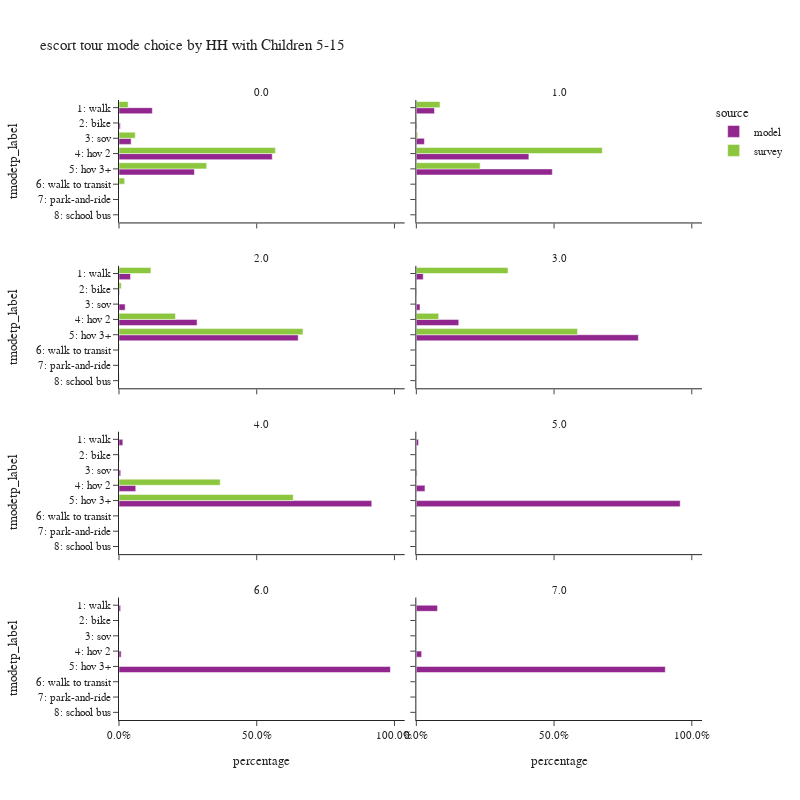

Write notebook code for a chart like this one.
### Code cell
plot_mode_choice(es_tour,
                 "hh515",
                 {
                  "tmodetp_label":["1: walk","2: bike","3: sov","4: hov 2","5: hov 3+","6: walk to transit",
                                   "7: park-and-ride","8: school bus","9: other–survey only"]},
                 "HH with Children 5-15",2,800)

### Figure 1 — Plotly figure (JSON) as saved in the notebook; plotly's stock layout.template omitted (floating-point values rounded to 4 significant figures)
{"data": [{"alignmentgroup": "True", "customdata": [[35584], [1425], [12951], [163480], [80440]], "hovertemplate": "source=model<br>hh515=0.0<br>percentage=%{x}<br>tmodetp_label=%{y}<br>sample count=%{customdata[0]}<extra></extra>", "legendgroup": "model", "marker": {"color": "#91268F", "pattern": {"shape": ""}}, "name": "model", "offsetgroup": "model", "orientation": "h", "showlegend": true, "textposition": "auto", "type": "bar", "x": [0.1211, 0.004849, 0.04407, 0.5563, 0.2737], "xaxis": "x7", "y": ["1: walk", "2: bike", "3: sov", "4: hov 2", "5: hov 3+"], "yaxis": "y7"}, {"alignmentgroup": "True", "customdata": [[11541], [457], [5135], [71563], [86481]], "hovertemplate": "source=model<br>hh515=1.0<br>percentage=%{x}<br>tmodetp_label=%{y}<br>sample count=%{customdata[0]}<extra></extra>", "legendgroup": "model", "marker": {"color": "#91268F", "pattern": {"shape": ""}}, "name": "model", "offsetgroup": "model", "orientation": "h", "showlegend": false, "textposition": "auto", "type": "bar", "x": [0.06588, 0.002609, 0.02931, 0.4085, 0.4937], "xaxis": "x8", "y": ["1: walk", "2: bike", "3: sov", "4: hov 2", "5: hov 3+"], "yaxis": "y8"}, {"alignmentgroup": "True", "customdata": [[4744], [229], [2544], [32260], [74049]], "hovertemplate": "source=model<br>hh515=2.0<br>percentage=%{x}<br>tmodetp_label=%{y}<br>sample count=%{customdata[0]}<extra></extra>", "legendgroup": "model", "marker": {"color": "#91268F", "pattern": {"shape": ""}}, "name": "model", "offsetgroup": "model", "orientation": "h", "showlegend": false, "textposition": "auto", "type": "bar", "x": [0.04168, 0.002012, 0.02235, 0.2834, 0.6505], "xaxis": "x5", "y": ["1: walk", "2: bike", "3: sov", "4: hov 2", "5: hov 3+"], "yaxis": "y5"}, {"alignmentgroup": "True", "customdata": [[766], [46], [409], [4721], [24703]], "hovertemplate": "source=model<br>hh515=3.0<br>percentage=%{x}<br>tmodetp_label=%{y}<br>sample count=%{customdata[0]}<extra></extra>", "legendgroup": "model", "marker": {"color": "#91268F", "pattern": {"shape": ""}}, "name": "model", "offsetgroup": "model", "orientation": "h", "showlegend": false, "textposition": "auto", "type": "bar", "x": [0.025, 0.001501, 0.01335, 0.1541, 0.8061], "xaxis": "x6", "y": ["1: walk", "2: bike", "3: sov", "4: hov 2", "5: hov 3+"], "yaxis": "y6"}, {"alignmentgroup": "True", "customdata": [[130], [14], [59], [571], [8612]], "hovertemplate": "source=model<br>hh515=4.0<br>percentage=%{x}<br>tmodetp_label=%{y}<br>sample count=%{customdata[0]}<extra></extra>", "legendgroup": "model", "marker": {"color": "#91268F", "pattern": {"shape": ""}}, "name": "model", "offsetgroup": "model", "orientation": "h", "showlegend": false, "textposition": "auto", "type": "bar", "x": [0.01385, 0.001492, 0.006286, 0.06084, 0.9175], "xaxis": "x3", "y": ["1: walk", "2: bike", "3: sov", "4: hov 2", "5: hov 3+"], "yaxis": "y3"}, {"alignmentgroup": "True", "customdata": [[20], [7], [79], [2417]], "hovertemplate": "source=model<br>hh515=5.0<br>percentage=%{x}<br>tmodetp_label=%{y}<br>sample count=%{customdata[0]}<extra></extra>", "legendgroup": "model", "marker": {"color": "#91268F", "pattern": {"shape": ""}}, "name": "model", "offsetgroup": "model", "orientation": "h", "showlegend": false, "textposition": "auto", "type": "bar", "x": [0.007927, 0.002774, 0.03131, 0.958], "xaxis": "x4", "y": ["1: walk", "3: sov", "4: hov 2", "5: hov 3+"], "yaxis": "y4"}, {"alignmentgroup": "True", "customdata": [[12], [1], [1], [16], [2001]], "hovertemplate": "source=model<br>hh515=6.0<br>percentage=%{x}<br>tmodetp_label=%{y}<br>sample count=%{customdata[0]}<extra></extra>", "legendgroup": "model", "marker": {"color": "#91268F", "pattern": {"shape": ""}}, "name": "model", "offsetgroup": "model", "orientation": "h", "showlegend": false, "textposition": "auto", "type": "bar", "x": [0.005908, 0.0004924, 0.0004924, 0.007878, 0.9852], "xaxis": "x", "y": ["1: walk", "2: bike", "3: sov", "4: hov 2", "5: hov 3+"], "yaxis": "y"}, {"alignmentgroup": "True", "customdata": [[4], [1], [47]], "hovertemplate": "source=model<br>hh515=7.0<br>percentage=%{x}<br>tmodetp_label=%{y}<br>sample count=%{customdata[0]}<extra></extra>", "legendgroup": "model", "marker": {"color": "#91268F", "pattern": {"shape": ""}}, "name": "model", "offsetgroup": "model", "orientation": "h", "showlegend": false, "textposition": "auto", "type": "bar", "x": [0.07692, 0.01923, 0.9038], "xaxis": "x2", "y": ["1: walk", "4: hov 2", "5: hov 3+"], "yaxis": "y2"}, {"alignmentgroup": "True", "customdata": [[19], [6], [27], [163], [59], [6]], "hovertemplate": "source=survey<br>hh515=0.0<br>percentage=%{x}<br>tmodetp_label=%{y}<br>sample count=%{customdata[0]}<extra></extra>", "legendgroup": "survey", "marker": {"color": "#8CC63E", "pattern": {"shape": ""}}, "name": "survey", "offsetgroup": "survey", "orientation": "h", "showlegend": true, "textposition": "auto", "type": "bar", "x": [0.03323, 0.00129, 0.05902, 0.5677, 0.3183, 0.02044], "xaxis": "x7", "y": ["1: walk", "2: bike", "3: sov", "4: hov 2", "5: hov 3+", "6: walk to transit"], "yaxis": "y7"}, {"alignmentgroup": "True", "customdata": [[33], [3], [2], [74], [48], [1], [1]], "hovertemplate": "source=survey<br>hh515=1.0<br>percentage=%{x}<br>tmodetp_label=%{y}<br>sample count=%{customdata[0]}<extra></extra>", "legendgroup": "survey", "marker": {"color": "#8CC63E", "pattern": {"shape": ""}}, "name": "survey", "offsetgroup": "survey", "orientation": "h", "showlegend": false, "textposition": "auto", "type": "bar", "x": [0.08589, 0.002055, 0.004699, 0.6751, 0.2316, 0.0003107, 0.0002572], "xaxis": "x8", "y": ["1: walk", "2: bike", "3: sov", "4: hov 2", "5: hov 3+", "6: walk to transit", "8: school bus"], "yaxis": "y8"}, {"alignmentgroup": "True", "customdata": [[25], [2], [44], [95], [3], [1]], "hovertemplate": "source=survey<br>hh515=2.0<br>percentage=%{x}<br>tmodetp_label=%{y}<br>sample count=%{customdata[0]}<extra></extra>", "legendgroup": "survey", "marker": {"color": "#8CC63E", "pattern": {"shape": ""}}, "name": "survey", "offsetgroup": "survey", "orientation": "h", "showlegend": false, "textposition": "auto", "type": "bar", "x": [0.1159, 0.008285, 0.2048, 0.6677, 0.001999, 0.001354], "xaxis": "x5", "y": ["1: walk", "2: bike", "4: hov 2", "5: hov 3+", "6: walk to transit", "8: school bus"], "yaxis": "y5"}, {"alignmentgroup": "True", "customdata": [[3], [4], [17], [1]], "hovertemplate": "source=survey<br>hh515=3.0<br>percentage=%{x}<br>tmodetp_label=%{y}<br>sample count=%{customdata[0]}<extra></extra>", "legendgroup": "survey", "marker": {"color": "#8CC63E", "pattern": {"shape": ""}}, "name": "survey", "offsetgroup": "survey", "orientation": "h", "showlegend": false, "textposition": "auto", "type": "bar", "x": [0.3327, 0.08106, 0.5852, 0.00108], "xaxis": "x6", "y": ["1: walk", "4: hov 2", "5: hov 3+", "8: school bus"], "yaxis": "y6"}, {"alignmentgroup": "True", "customdata": [[4], [10]], "hovertemplate": "source=survey<br>hh515=4.0<br>percentage=%{x}<br>tmodetp_label=%{y}<br>sample count=%{customdata[0]}<extra></extra>", "legendgroup": "survey", "marker": {"color": "#8CC63E", "pattern": {"shape": ""}}, "name": "survey", "offsetgroup": "survey", "orientation": "h", "showlegend": false, "textposition": "auto", "type": "bar", "x": [0.3674, 0.6326], "xaxis": "x3", "y": ["4: hov 2", "5: hov 3+"], "yaxis": "y3"}], "layout": {"annotations": [{"font": {}, "showarrow": false, "text": "6.0", "x": 0.245, "xanchor": "center", "xref": "paper", "y": 0.1975, "yanchor": "bottom", "yref": "paper"}, {"font": {}, "showarrow": false, "text": "7.0", "x": 0.755, "xanchor": "center", "xref": "paper", "y": 0.1975, "yanchor": "bottom", "yref": "paper"}, {"font": {}, "showarrow": false, "text": "4.0", "x": 0.245, "xanchor": "center", "xref": "paper", "y": 0.465, "yanchor": "bottom", "yref": "paper"}, {"font": {}, "showarrow": false, "text": "5.0", "x": 0.755, "xanchor": "center", "xref": "paper", "y": 0.465, "yanchor": "bottom", "yref": "paper"}, {"font": {}, "showarrow": false, "text": "2.0", "x": 0.245, "xanchor": "center", "xref": "paper", "y": 0.7325, "yanchor": "bottom", "yref": "paper"}, {"font": {}, "showarrow": false, "text": "3.0", "x": 0.755, "xanchor": "center", "xref": "paper", "y": 0.7325, "yanchor": "bottom", "yref": "paper"}, {"font": {}, "showarrow": false, "text": "0.0", "x": 0.245, "xanchor": "center", "xref": "paper", "y": 1.0, "yanchor": "bottom", "yref": "paper"}, {"font": {}, "showarrow": false, "text": "1.0", "x": 0.755, "xanchor": "center", "xref": "paper", "y": 1.0, "yanchor": "bottom", "yref": "paper"}], "barmode": "group", "height": 800, "legend": {"title": {"text": "source"}, "tracegroupgap": 0}, "title": {"text": "escort tour mode choice by HH with Children 5-15"}, "width": 800, "xaxis": {"anchor": "y", "domain": [0.0, 0.49], "tickformat": ".1%", "title": {"text": "percentage"}}, "xaxis2": {"anchor": "y2", "domain": [0.51, 1.0], "matches": "x", "tickformat": ".1%", "title": {"text": "percentage"}}, "xaxis3": {"anchor": "y3", "domain": [0.0, 0.49], "matches": "x", "showticklabels": false, "tickformat": ".1%"}, "xaxis4": {"anchor": "y4", "domain": [0.51, 1.0], "matches": "x", "showticklabels": false, "tickformat": ".1%"}, "xaxis5": {"anchor": "y5", "domain": [0.0, 0.49], "matches": "x", "showticklabels": false, "tickformat": ".1%"}, "xaxis6": {"anchor": "y6", "domain": [0.51, 1.0], "matches": "x", "showticklabels": false, "tickformat": ".1%"}, "xaxis7": {"anchor": "y7", "domain": [0.0, 0.49], "matches": "x", "showticklabels": false, "tickformat": ".1%"}, "xaxis8": {"anchor": "y8", "domain": [0.51, 1.0], "matches": "x", "showticklabels": false, "tickformat": ".1%"}, "yaxis": {"anchor": "x", "categoryarray": ["9: other–survey only", "8: school bus", "7: park-and-ride", "6: walk to transit", "5: hov 3+", "4: hov 2", "3: sov", "2: bike", "1: walk"], "categoryorder": "array", "domain": [0.0, 0.1975], "title": {"text": "tmodetp_label"}}, "yaxis2": {"anchor": "x2", "domain": [0.0, 0.1975], "matches": "y", "showticklabels": false}, "yaxis3": {"anchor": "x3", "categoryarray": ["9: other–survey only", "8: school bus", "7: park-and-ride", "6: walk to transit", "5: hov 3+", "4: hov 2", "3: sov", "2: bike", "1: walk"], "categoryorder": "array", "domain": [0.2675, 0.465], "matches": "y", "title": {"text": "tmodetp_label"}}, "yaxis4": {"anchor": "x4", "domain": [0.2675, 0.465], "matches": "y", "showticklabels": false}, "yaxis5": {"anchor": "x5", "categoryarray": ["9: other–survey only", "8: school bus", "7: park-and-ride", "6: walk to transit", "5: hov 3+", "4: hov 2", "3: sov", "2: bike", "1: walk"], "categoryorder": "array", "domain": [0.535, 0.7325], "matches": "y", "title": {"text": "tmodetp_label"}}, "yaxis6": {"anchor": "x6", "domain": [0.535, 0.7325], "matches": "y", "showticklabels": false}, "yaxis7": {"anchor": "x7", "categoryarray": ["9: other–survey only", "8: school bus", "7: park-and-ride", "6: walk to transit", "5: hov 3+", "4: hov 2", "3: sov", "2: bike", "1: walk"], "categoryorder": "array", "domain": [0.8025, 1.0], "matches": "y", "title": {"text": "tmodetp_label"}}, "yaxis8": {"anchor": "x8", "domain": [0.8025, 1.0], "matches": "y", "showticklabels": false}}}
